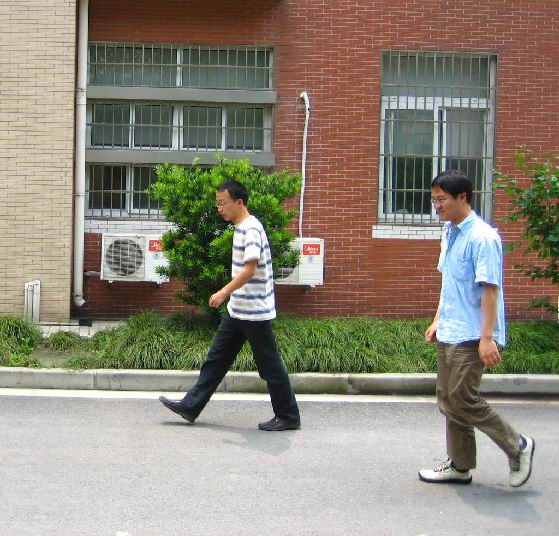
#> input picture MLImageSegmentation/res/FudanPed00001.png, 559 x 536 px, found by its file name
$ python makeImageDataSet.py   (older library calls are emulated)
#> lines starting #> are read from the running program, lines starting #| are printed output that depends on the picture; after the words box and inside, x2 and y2 are one past the last pixel; in counts of white or black regions, pixels touching at a corner belong together
### ImageBase.py
#python3
#Steven Image base operation Class
import cv2
import numpy as np
from matplotlib import pyplot as plt
import random

# [11 lines left out: functions changeBgr2Rbg, changeRbg2Bgr, not called in this run]

def loadImg(file, mode=cv2.IMREAD_COLOR, toRgb=True):
    #mode = cv2.IMREAD_COLOR cv2.IMREAD_GRAYSCALE cv2.IMREAD_UNCHANGED
    try:
        img = cv2.imread(file,mode)
    except:
        print("Load image error,file=",file)

    assert(img is not None)
    if toRgb:
        if getImagChannel(img) == 3:
            img = changeBgr2Rbg(img)
    return img

def loadGrayImg(file):
    img = loadImg(file,mode=cv2.IMREAD_GRAYSCALE)
    return img

def writeImg(img,filePath):
    cv2.imwrite(filePath,img)

def infoImg(img,str='image:'):
    return print(str,'shape:',img.shape,'size:',img.size,'dims=',img.ndim,'dtype:',img.dtype)

# [4 lines left out: function grayImg, not called in this run]

def getImagChannel(img):
    if img.ndim == 3: #color r g b channel
        return 3
    return 1  #only one channel

# [27 lines left out: functions resizeImg, showimage, plotImg, not called in this run]

def getImgHW(img):
    return img.shape[0],img.shape[1]

def distanceImg(img1,img2):
    return np.sqrt(np.sum(np.square(img1 - img2)))

"""-----------------------operation start-------"""
# [100 lines left out: functions calcAndDrawHist, equalizedHist, custEqualizedHist, histogram_equalize, binaryImage, binaryImage2 and 2 more, not called in this run]

def thresHoldModel(img,mode=cv2.ADAPTIVE_THRESH_MEAN_C):
    #cv2.ADAPTIVE_THRESH_GAUSSIAN_C
    return cv2.adaptiveThreshold(img,255,mode,cv2.THRESH_BINARY,11,2)

def convolutionImg(img,kernel):
    return cv2.filter2D(img,-1,kernel)

# [343 lines left out: functions colorSpace, flipImg, custGray, differImg, reverseImg, LightImg and 9 more, not called in this run]

#https://docs.opencv.org/trunk/da/d22/tutorial_py_canny.html
def cannyImg(img,threshold1=100,threshold2=200):
    return cv2.Canny(img, threshold1=threshold1, threshold2=threshold2)

def sobelImg(img,scale=1,delta=0,ddepth = cv2.CV_16S, ksize=3):
    return cv2.Sobel(img, ddepth, 1, 0, ksize=ksize, scale=scale, delta=delta, borderType=cv.BORDER_DEFAULT)

# [23 lines left out: functions textImg, jointImage, not called in this run]

def rectangleImg(img,startPt,stopPt,color=(0, 0, 255),thickness=2):
    #return cv2.rectangle(img=img, pt1=startPt, pt2=stopPt, color=color, thickness=thickness)
    return cv2.rectangle(img, startPt, stopPt, color, thickness=2)

# [17 lines left out: functions adjustBrightnessAndContrast, GammaCorrection, not called in this run]

### MLImageSegmentation/FeatureExtract/imageFeatures.py
import numpy as np
import cv2

def gaborImg(img,ksize=5,sigma=1, theta=0, lamda=np.pi/4, gamma=0.05):
    kernel = cv2.getGaborKernel((ksize,ksize), sigma, theta, lamda, gamma)
    return cv2.filter2D(img, cv2.CV_8UC3, kernel)

def garborFeature(img, ksize=5):#create different feature images
    num=1
    #kernels=[]
    for theta in range(2):
        theta = theta/4.0*np.pi
        for sigma in (1,3):
            for lamda in np.arange(0, np.pi, np.pi/4):
                for gamma in (0.05, 0.5):
                    gabor_label= 'Gabor' + str(num)

                    fimg = gaborImg(img,ksize,sigma, theta, lamda, gamma)

                    print(gabor_label, ': theta=',theta,'sigma=',sigma,'lamda=',lamda,'gamma=',gamma)
                    num += 1
                    yield gabor_label,fimg

### MLImageSegmentation/makeImageDataSet.py
import sys
sys.path.append('..')

import pandas as pd
from ImageBase import cannyImg, grayImg, loadGrayImg
from skimage.filters import roberts, sobel, scharr, prewitt, gaussian, laplace, farid, median
from FeatureExtract.imageFeatures import garborFeature
from mainImagePlot import plotImagList


def makeImageFeatures(img):
    df = pd.DataFrame()

    img1 = img.reshape(-1)
    print(img.shape, img1.shape)
    df['Original Image'] = img1

    # first set -Gabor features
    for (name, feature) in garborFeature(img):
        df[name] = feature.reshape(-1)

    # Canny edge
    df['Canny Edge'] = cannyImg(img).reshape(-1)

    df['Roberts'] = roberts(img).reshape(-1)
    df['Sobel'] = sobel(img).reshape(-1)
    df['Scharr'] = scharr(img).reshape(-1)
    df['Prewitt'] = prewitt(img).reshape(-1)

    df['Gaussian s3'] = gaussian(img, sigma=3).reshape(-1)
    df['Gaussian s5'] = gaussian(img, sigma=5).reshape(-1)
    df['Gaussian s7'] = gaussian(img, sigma=7).reshape(-1)
    df['Lplace'] = laplace(img).reshape(-1)
    df['Farid'] = farid(img).reshape(-1)
    df['Median'] = median(img).reshape(-1)
    return df


def makeDb(img, mask, dbFile):
    df = makeImageFeatures(img)

    label = mask.reshape(-1)
    df['Label'] = label
    print(df.head())
    df.to_csv(dbFile, index=False)


def loadDb(file):
    df = pd.read_csv(file)

    Y = df['Label'].values
    X = df.drop(columns=['Label'])
    # print(X.head())
    return X, Y


def showImageFeatures(img):
    img = grayImg(img)
    ls, nameList = [], []
    # [9 lines of commented-out code are left out]

    for (name, feature) in garborFeature(img):
        ls.append(feature), nameList.append(name)

    plotImagList(ls, nameList, gray=True, title='', showticks=False)


def main():
    file = r'.\res\FudanPed00001.png'
    maskFile = r'.\res\FudanPed00001_mask.png'
    dbFile = r'.\res\FudanPed00001.csv'

    # file = r'..\res\Lenna.png'
    # img = loadImg(file)
    img = loadGrayImg(file)
#> in loadImg, `img = cv2.imread(file,mode)`:
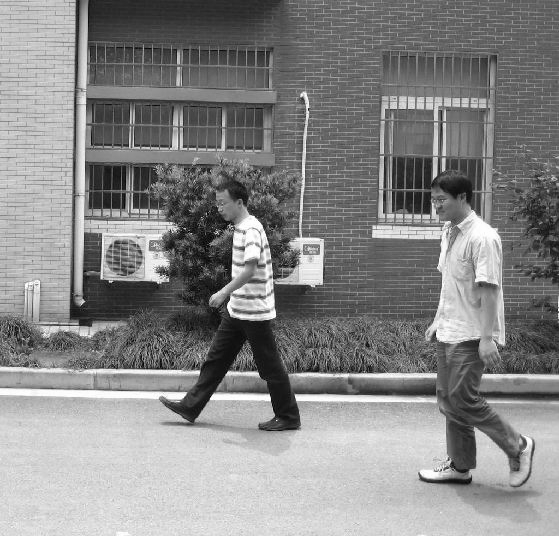
#> img: shape (536, 559); min 0, max 255, mean 135.4
    mask = loadGrayImg(maskFile)
#> call 2 of loadImg, with file = '.\\res\\FudanPed00001_mask.png', mode = 0, toRgb = True
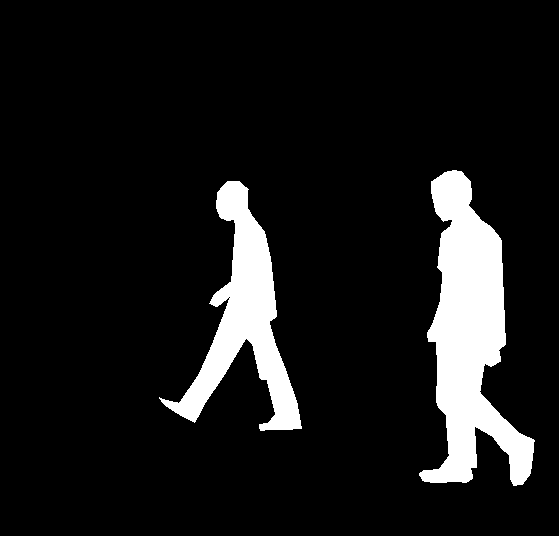
#> input picture MLImageSegmentation/res/FudanPed00001_mask.png, 559 x 536 px, found by its file name
#> in loadImg (call 2), `img = cv2.imread(file,mode)`: img: shape (536, 559); values 0 (black) and 1 (white), 9.7% white; 2 white regions, box (x1, y1, x2, y2) and area: (419, 170, 535, 486) 17721, (159, 181, 302, 431) 11241
    makeDb(img, mask, dbFile)
#| (536, 559) (299624,)
#> the loop in makeImageFeatures, `for (name, feature) in garborFeature(img):` made 32 passes
#> name on passes 1 to 12: 'Gabor1', 'Gabor2', 'Gabor3', 'Gabor4', 'Gabor5', 'Gabor6', 'Gabor7', 'Gabor8', 'Gabor9', 'Gabor10', 'Gabor11', 'Gabor12'
#> in cannyImg, `return cv2.Canny(img, threshold1=threshold1, threshold2=threshold2)`:
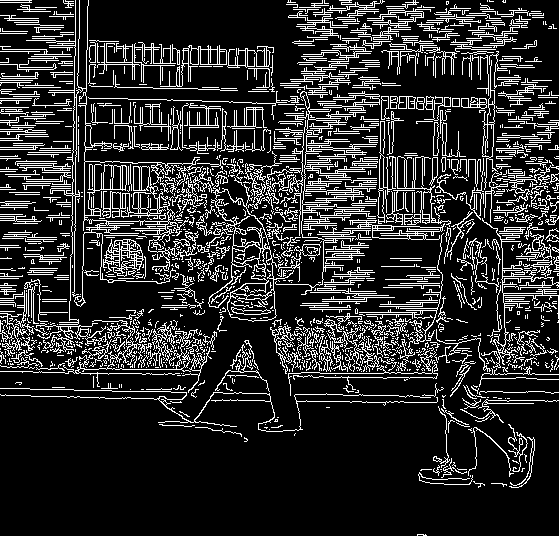
#> returned value: shape (536, 559); 17.1% white in thin lines or dots
#> in makeDb, `df = makeImageFeatures(img)`: df = table of 299624 rows and 44 columns
#> (printed output is left out)
    # showImageFeatures(img)
    # loadDb(dbFile)


if __name__ == '__main__':
    main()
